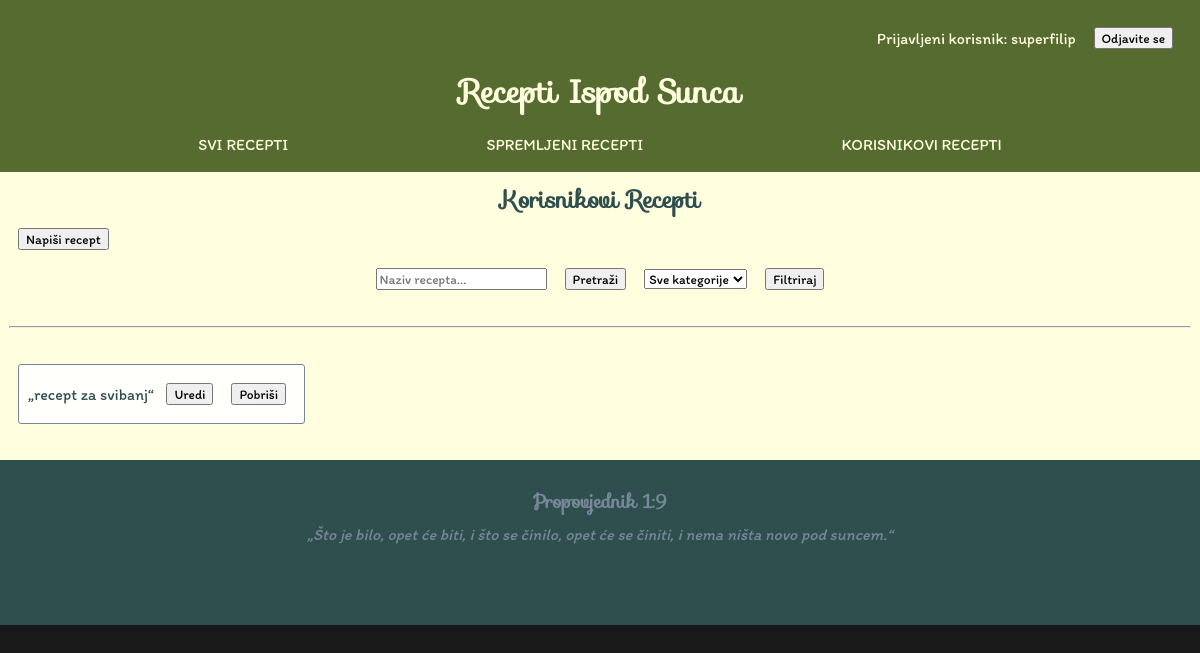
Page /main/user_recipes (signed in) on the earlier database version.
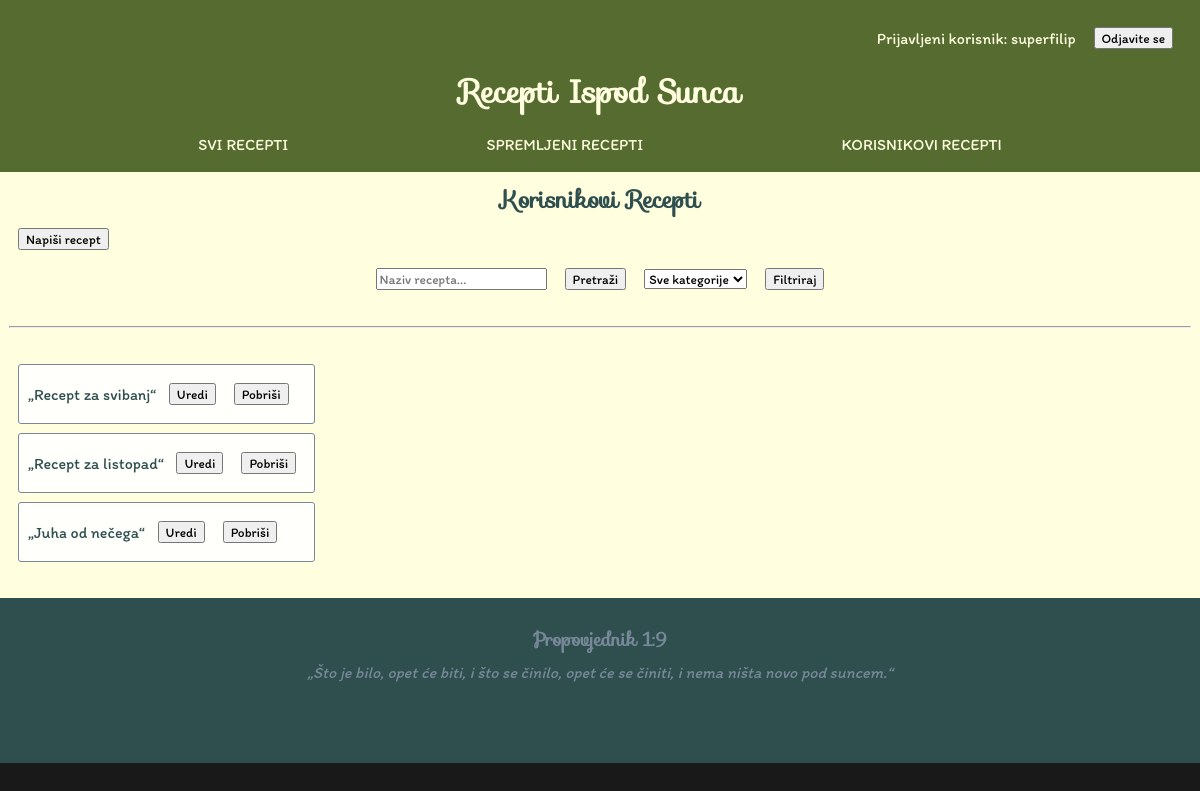
Same page on the later database version.
### main/models.py (models this page shows, shortened)
class Recipe(models.Model):
    name = models.CharField(max_length=64, unique=True)
    author = models.ForeignKey(User, on_delete=models.SET_NULL, null=True, blank=True)
    CATEGORIES = (
        ('food', 'Hrana'),
        ('drink', 'Piće'),
        ('medicine', 'Lijek'),
    )
    category = models.CharField(max_length=8, choices=CATEGORIES, default='food')
    equipment = models.TextField(default="")
    ingredients = models.TextField(default="")
    time_needed = models.IntegerField(default=1, validators=[MinValueValidator(1)])
    TIME_UNITS = (
        ('min', 'min'),
        ('ura', 'h'),
        ('dan', 'dan'),
    )
    time_measurement_unit = models.CharField(max_length=8, choices=TIME_UNITS, default='min')
    preperation = models.TextField(default="")

### main/views.py (the view)
# urls.py: path('user_recipes', views.user_recipes, name='user_recipes'),
def user_recipes(request):
    if request.user.is_authenticated:
        user_recipes = Recipe.objects.filter(author=request.user)
    else:
        user_recipes = Recipe.objects.none()
    search_query = request.GET.get('search_query', '')
    category = request.GET.get('category', '')  # Get the category parameter from the URL query string
    if search_query:
        user_recipes = user_recipes.filter(name__icontains=search_query)
    if category:  # If category parameter is provided, filter by category
        user_recipes = user_recipes.filter(category=category)
    context = {
        'filtered_recipes': user_recipes,
    }
    return render(request, 'main/user_recipes.html', context)

### templates/main/user_recipes.html (shortened to what this page needs)
{% extends "base_generic.html" %}
{% block content %}
    <h2>Korisnikovi Recepti</h2>
    {% if user.is_authenticated %}
        <div >
            <button>
                <a href="/main/write_a_recipe">Napiši recept</a>
            </button>
        </div>
        <form method="GET" class="form-group">
            <input type="text" name="search_query" placeholder="Naziv recepta...">
            <button type="submit">Pretraži</button>
            <select name="category">
                <option value="">Sve kategorije</option>
            </select>
            <button type="submit">Filtriraj</button>
        </form>
        <hr>
        <div class="recipe-list">
            <ul>
                {% for recipe in filtered_recipes %}
                    <li>
                        <a href="{% url 'main:recipe' recipe_id=recipe.id %}" class="non-btn">„{{ recipe.name }}“</a>&nbsp;
                        <a href="{% url 'main:user_edit_recipe' recipe.id %}" class="btn btn-primary"><button>Uredi</button>
                        <a href="{% url 'main:user_delete_recipe' recipe.id %}" class="btn btn-primary"><button>Pobriši</button></a>
                    </li>
                {% endfor %}
            </ul>
        </div>
    {% else %}
        <p>Niste prijavljeni!</p>
        <p><button><a href="/accounts/login">Prijavite se</a></button> kako biste vidjeli svoje recepete.</p>
    {% endif %}
{% endblock %}

Differences in the rows shown:
changed Recipe: name "recept za svibanj" → "Recept za svibanj"
added Recipe: name "Recept za listopad"
added Recipe: name "Juha od nečega"
